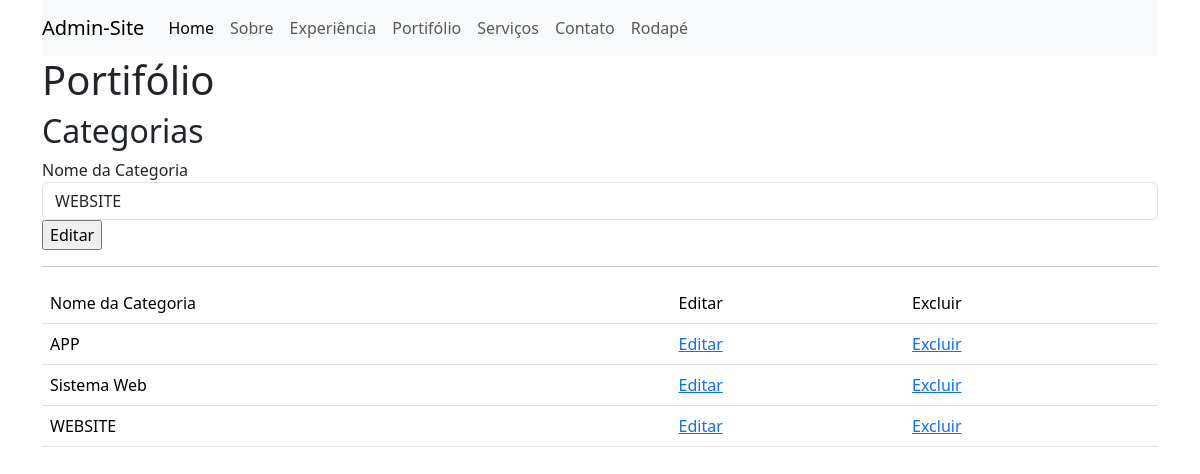
Screenshot of /admin/home.php?pg=portfolio&acao=editar&id=2 (signed in) with the database file from the repository.
### tables this page shows
CREATE TABLE `categorias` (
  `id` int(10) unsigned NOT NULL AUTO_INCREMENT,
  `nome` varchar(50) DEFAULT NULL,
  PRIMARY KEY (`id`)
);

### admin/connect.php (called while the page is built, shortened)
<?php
class connect
{
  function selectFor($sql)
  {
    try {
      $cnx = new PDO('mysql:host=' . HOST . ';dbname=' . DB . '', USER, PASS, array(PDO::MYSQL_ATTR_INIT_COMMAND => "SET NAMES utf8"));
      $con = $cnx->prepare($sql);
      $con->execute();
      return $con->fetchAll(PDO::FETCH_ASSOC);
    } catch (PDOException $e) {
      echo "Ops! desculpe,  algo deu errado, por favor tente mais tarde:<br>";
      echo "<br>";
      echo $e->getMessage();
      exit;
    }
  }
}

### admin/pg/portfolio.php (the view, shortened to what this page needs)
<h1>Portifólio</h1>
<h2>Categorias</h2>
<?php if (isset($_GET['acao']) && $_GET['acao'] == 'editar' && isset($_GET['id'])): ?>
    <?php
    $id = $_GET['id'];
    $categoria = $sql->selectFor("SELECT * FROM categorias WHERE id = $id")[0];
    ?>
    <form class="form-group" method="post">
        <label for="nomeCateg">Nome da Categoria</label>
        <input class="form-control" type="text" name="nomeCateg" id="nomeCateg" value="<?php echo $categoria['nome']; ?>" required>
        <input type="submit" name="editarCategoria" value="Editar">
    </form>
<?php endif; ?>
<hr>
<table class="table table-stripped">
    <tr>
        <td>Nome da Categoria</td>
        <td>Editar</td>
        <td>Excluir</td>
    </tr>
    <?php
    $categ = $sql->selectFor("SELECT * FROM categorias ORDER BY nome ASC");
    foreach ($categ as $v) {
        echo "<tr>
                <td>{$v['nome']}</td>
                <td>
                <a href=\"home.php?pg=portfolio&acao=editar&id={$v['id']}\">Editar</a>
                </td>
                <td>
                <a href=\"home.php?pg=portfolio&acao=excluir&id={$v['id']}\" onclick=\"return confirm('Tem certeza que deseja excluir a categoria?');\">Excluir</a>
                </td>
            </tr>";
    }
    ?>
</table>

### rows the page displays
categorias: nomeCateg "WEBSITE", nome "WEBSITE"
categorias: nome "APP"
categorias: nome "Sistema Web"
